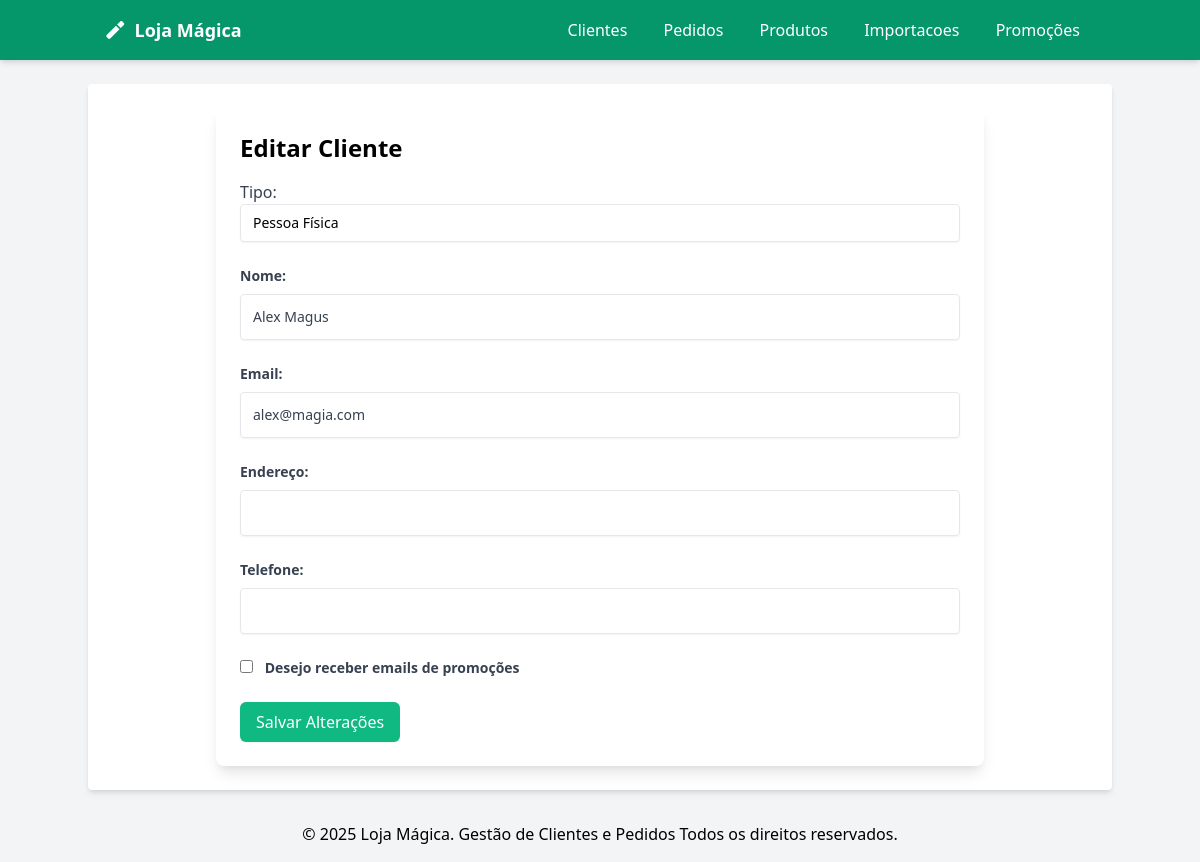
/clientes/edit/1, run on the app's committed database.
### tables this page shows
create table clientes
(
    id             int auto_increment
        primary key,
    receber_emails enum ('N', 'S') default 'N'                 null,
    tipo           enum ('PF', 'PJ')                           null,
    nome           varchar(255)                                not null,
    email          varchar(255)                                not null,
    telefone       varchar(20)                                 null,
    endereco       text                                        null,
    criado_em      timestamp       default current_timestamp() not null,
    constraint email
        unique (email)
);

### src/Core/Request.php (called while the page is built, shortened)
<?php
class Request
{
    private $method;
    public function __construct()
    {
        $this->method = $_SERVER['REQUEST_METHOD'];
    }
    public function getUri()
    {
        $uri = parse_url($_SERVER['REQUEST_URI'], PHP_URL_PATH);
        return trim($uri, '/');
    }
    public function getMethod()
    {
        return $this->method;
    }
}

### src/Utils/View.php (called while the page is built, shortened)
<?php
function view($page, $params = [])
{
    return include __DIR__ . '/../Views/' . $page . '.php';
}

### src/Controllers/ClienteController.php (called while the page is built, shortened)
<?php
class ClienteController
{
    public function edit($id): void
    {
        $cliente = Cliente::find($id);
        view('/clientes/edit', [
            'cliente' => $cliente
        ]);
    }
}

### public/index.php (called while the page is built, shortened)
<?php
require '../src/Views/layouts/app.php';
?>

### src/Models/Model.php (called while the page is built, shortened)
<?php
abstract class Model
{
    public static function find($id)
    {
        $con = Connection::getConn();
        $sql = "SELECT * FROM " . (new static)->table . " WHERE id = :id";
        $sql = $con->prepare($sql);
        $sql->bindValue(':id', $id, PDO::PARAM_INT);
        $sql->execute();
        $resultado = $sql->fetchObject(get_class(new static));
        return $resultado;
    }
}

### src/Views/clientes/edit.php (the view, shortened to what this page needs)
<!DOCTYPE html>
<html lang="pt-br">
<head>
    <link href="https://cdn.jsdelivr.net/npm/tailwindcss@2.2.19/dist/tailwind.min.css" rel="stylesheet">
</head>
<body class="bg-gray-100 p-6">
    <div class="max-w-3xl mx-auto bg-white p-6 rounded-lg shadow-lg">
        <h1 class="text-2xl font-bold mb-4">Editar Cliente</h1>
        <form action="/clientes/update" method="POST">
            <div class="mb-6">
                <label for="tipo" class="block text-gray-700">Tipo:</label>
                <select name="tipo" id="tipo" class="w-full bg-transparent placeholder:text-slate-400 text-slate-700 text-sm border border-slate-200 rounded pl-3 pr-8 py-2 transition duration-300 ease focus:outline-none focus:border-slate-400 hover:border-slate-400 shadow-sm focus:shadow-md appearance-none cursor-pointer" required>
                    <option value="PF" <?= $cliente->tipo == 'PF' ? 'selected' : '' ?>>Pessoa Física</option>
                </select>
            </div>
            <div class="mb-6">
                <label for="nome" class="block text-gray-700 text-sm font-semibold mb-2">Nome:</label>
                <input type="text" id="nome" name="nome" class="w-full bg-transparent text-sm text-gray-700 border border-slate-200 rounded p-3 transition duration-300 ease focus:outline-none focus:border-slate-400 hover:border-slate-400 shadow-sm" value="<?= $cliente->nome ?>" required>
            </div>
            <div class="mb-6">
                <label for="email" class="block text-gray-700 text-sm font-semibold mb-2">Email:</label>
                <input type="email" id="email" name="email" class="w-full bg-transparent text-sm text-gray-700 border border-slate-200 rounded p-3 transition duration-300 ease focus:outline-none focus:border-slate-400 hover:border-slate-400 shadow-sm" value="<?= $cliente->email ?>" oninput="validateEmail()" required>
            </div>
            <div class="mb-6">
                <label for="endereco" class="block text-gray-700 text-sm font-semibold mb-2">Endereço:</label>
                <input type="text" id="endereco" name="endereco" class="w-full bg-transparent text-sm text-gray-700 border border-slate-200 rounded p-3 transition duration-300 ease focus:outline-none focus:border-slate-400 hover:border-slate-400 shadow-sm" value="<?= $cliente->endereco ?>" required>
            </div>
            <div class="mb-6">
                <label for="telefone" class="block text-gray-700 text-sm font-semibold mb-2">Telefone:</label>
                <input type="tel" id="telefone" name="telefone" class="w-full bg-transparent text-sm text-gray-700 border border-slate-200 rounded p-3 transition duration-300 ease focus:outline-none focus:border-slate-400 hover:border-slate-400 shadow-sm" value="<?= preg_replace('/(\d{2})(\d{5})(\d{4})/', '($1) $2-$3', $cliente->telefone) ?>" required oninput="validateTelefone()">
            </div>
            <div class="mb-6">
                <label for="receber_emails" class="block text-gray-700 text-sm font-semibold mb-2">
                    <input type="checkbox" id="receber_emails" name="receber_emails" class="mr-2" <?= $cliente->receber_emails == 'S' ? 'checked="checked"' : '' ?>>
                    Desejo receber emails de promoções
                </label>
            </div>
            <div class="flex justify-between items-center mt-4">
                <button type="submit" class="button bg-green-500 text-white py-2 px-4 rounded-md shadow-sm hover:bg-green-700">Salvar Alterações</button>
            </div>
        </form>
    </div>
</body>
</html>

### src/Core/Router.php (shortened to what this page needs)
<?php
class Router
{
    protected $routes = [];
    public function addRoute($method, $uri, $action, $name = null)
    {
        $this->routes[] = [
            'method' => $method,
            'uri' => $uri,
            'action' => $action,
            'name' => $name,
        ];
    }
    public function dispatch(Request $request)
    {
        $uri = $request->getUri();
        $method = $request->getMethod();
        foreach ($this->routes as $route) {
            if ($route['method'] === $method) {
                $pattern = preg_replace('/\{([^\/]+)\}/', '(?P<\1>[^\/]+)', $route['uri']);
                $pattern = "@^" . $pattern . "$@D";
                if (preg_match($pattern, $uri, $matches)) {
                    $action = $route['action'][1];
                    $params = array_filter($matches, 'is_string', ARRAY_FILTER_USE_KEY);
                    call_user_func_array([new $controller, $action], array_values($params));
                    return;
                }
            }
        }
    }
}

### data on the page
clientes: tipo "Pessoa Física", nome "Alex Magus", email "alex@magia.com"
